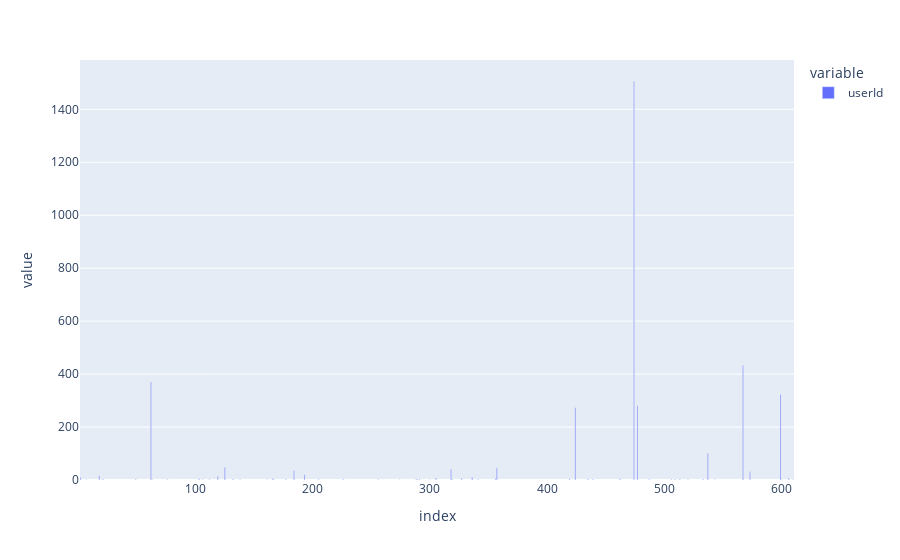

Notebook cell for this chart:
### Code cell
data_tags = pd.read_csv('Data/tags.csv')
display(data_tags.head())
columns = data_tags.columns
for i in columns:
    print(len(data_tags[i].value_counts()))
    if(len(data_tags[i].value_counts()) < 100):
        display(data_tags[i].value_counts())
        fig = px.bar(data_tags[i].value_counts())
        fig.show()

### Figure 1 — Plotly figure (JSON) as saved in the notebook; plotly's stock layout.template omitted (floating-point values rounded to 4 significant figures)
{"data": [{"alignmentgroup": "True", "hovertemplate": "variable=userId<br>index=%{x}<br>value=%{y}<extra></extra>", "legendgroup": "userId", "marker": {"color": "#636efa", "pattern": {"shape": ""}}, "name": "userId", "offsetgroup": "userId", "orientation": "v", "showlegend": true, "textposition": "auto", "type": "bar", "x": [474, 567, 62, 599, 477, 424, 537, 125, 357, 318, 184, 573, 193, 18, 119, 336, 2, 305, 606, 327, 166, 419, 103, 356, 462, 132, 289, 435, 291, 21, 509, 487, 439, 513, 533, 112, 319, 205, 506, 226, 49, 177, 610, 63, 76, 106, 341, 138, 256, 520, 543, 288, 300, 600, 274, 161, 167, 7], "xaxis": "x", "y": [1507, 432, 370, 323, 280, 273, 100, 48, 45, 41, 35, 31, 20, 16, 14, 10, 9, 8, 7, 7, 6, 5, 5, 5, 5, 4, 4, 4, 4, 4, 3, 3, 3, 3, 3, 3, 3, 3, 3, 3, 3, 3, 3, 2, 2, 2, 2, 2, 2, 2, 1, 1, 1, 1, 1, 1, 1, 1], "yaxis": "y"}], "layout": {"autosize": true, "barmode": "relative", "legend": {"title": {"text": "variable"}, "tracegroupgap": 0}, "margin": {"t": 60}, "xaxis": {"anchor": "y", "autorange": true, "domain": [0, 1], "range": [1.5, 610.5], "title": {"text": "index"}, "type": "linear"}, "yaxis": {"anchor": "x", "autorange": true, "domain": [0, 1], "range": [0, 1586.0], "title": {"text": "value"}, "type": "linear"}}}
